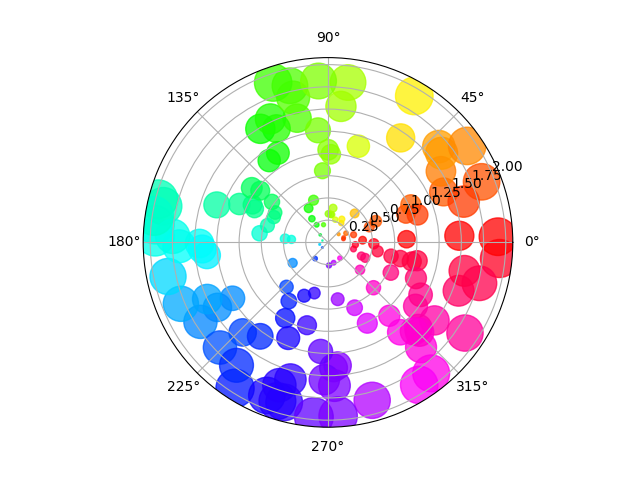

Write the Python code that produced this figure.
import numpy as np
import matplotlib.pyplot as plt


# Fixing random state for reproducibility
np.random.seed(19680801)

# Compute areas and colors
N = 150
r = 2 * np.random.rand(N)
theta = 2 * np.pi * np.random.rand(N)
area = 200 * r**2
colors = theta

fig = plt.figure()
ax = fig.add_subplot(projection='polar')
c = ax.scatter(theta, r, c=colors, s=area, cmap='hsv', alpha=0.75)

  plt.savefig("/home/student/mycode/perfectPizza/perfectPizza.png")

   plt.savefig("/home/student/mycode/perfectPizza/static/perfectPizza.png")
    print("Graph created.")

    if __name__ == "__main__":
        main()
